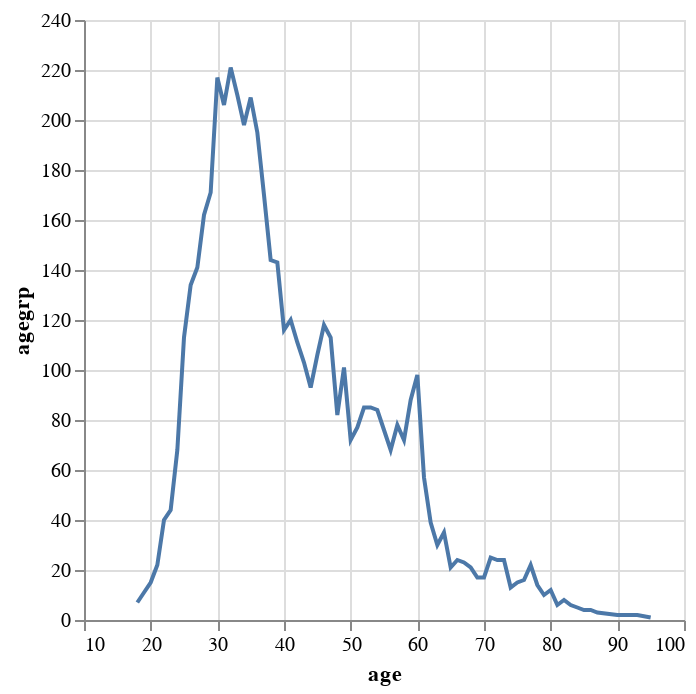

The cell this chart's notebook holds for it:
### Code cell
bankSub1[30:31]
alt.Chart(bankSub1).mark_line().encode(x='age',y='agegrp')

### Figure 1 — Vega-Lite specification as saved in the notebook (floating-point values rounded to 4 significant figures)
{"config": {"view": {"continuousWidth": 300, "continuousHeight": 300}}, "data": {"name": "data-76e701052370de4ea86e8b4627b4a44f"}, "mark": {"type": "line"}, "encoding": {"x": {"field": "age", "type": "quantitative"}, "y": {"field": "agegrp", "type": "quantitative"}}, "$schema": "https://vega.github.io/schema/vega-lite/v5.20.1.json", "datasets": {"data-76e701052370de4ea86e8b4627b4a44f": [{"age": 18, "agegrp": 7}, {"age": 19, "agegrp": 11}, {"age": 20, "agegrp": 15}, {"age": 21, "agegrp": 22}, {"age": 22, "agegrp": 40}, {"age": 23, "agegrp": 44}, {"age": 24, "agegrp": 68}, {"age": 25, "agegrp": 113}, {"age": 26, "agegrp": 134}, {"age": 27, "agegrp": 141}, {"age": 28, "agegrp": 162}, {"age": 29, "agegrp": 171}, {"age": 30, "agegrp": 217}, {"age": 31, "agegrp": 206}, {"age": 32, "agegrp": 221}, {"age": 33, "agegrp": 210}, {"age": 34, "agegrp": 198}, {"age": 35, "agegrp": 209}, {"age": 36, "agegrp": 195}, {"age": 37, "agegrp": 170}, {"age": 38, "agegrp": 144}, {"age": 39, "agegrp": 143}, {"age": 40, "agegrp": 116}, {"age": 41, "agegrp": 120}, {"age": 42, "agegrp": 111}, {"age": 43, "agegrp": 103}, {"age": 44, "agegrp": 93}, {"age": 45, "agegrp": 106}, {"age": 46, "agegrp": 118}, {"age": 47, "agegrp": 113}, {"age": 48, "agegrp": 82}, {"age": 49, "agegrp": 101}, {"age": 50, "agegrp": 72}, {"age": 51, "agegrp": 77}, {"age": 52, "agegrp": 85}, {"age": 53, "agegrp": 85}, {"age": 54, "agegrp": 84}, {"age": 55, "agegrp": 76}, {"age": 56, "agegrp": 68}, {"age": 57, "agegrp": 78}, {"age": 58, "agegrp": 72}, {"age": 59, "agegrp": 88}, {"age": 60, "agegrp": 98}, {"age": 61, "agegrp": 57}, {"age": 62, "agegrp": 39}, {"age": 63, "agegrp": 30}, {"age": 64, "agegrp": 35}, {"age": 65, "agegrp": 21}, {"age": 66, "agegrp": 24}, {"age": 67, "agegrp": 23}, {"age": 68, "agegrp": 21}, {"age": 69, "agegrp": 17}, {"age": 70, "agegrp": 17}, {"age": 71, "agegrp": 25}, {"age": 72, "agegrp": 24}, {"age": 73, "agegrp": 24}, {"age": 74, "agegrp": 13}, {"age": 75, "agegrp": 15}, {"age": 76, "agegrp": 16}, {"age": 77, "agegrp": 22}, {"age": 78, "agegrp": 14}, {"age": 79, "agegrp": 10}, {"age": 80, "agegrp": 12}, {"age": 81, "agegrp": 6}, {"age": 82, "agegrp": 8}, {"age": 83, "agegrp": 6}, {"age": 84, "agegrp": 5}, {"age": 85, "agegrp": 4}, {"age": 86, "agegrp": 4}, {"age": 87, "agegrp": 3}, {"age": 90, "agegrp": 2}, {"age": 92, "agegrp": 2}, {"age": 93, "agegrp": 2}, {"age": 95, "agegrp": 1}]}}
